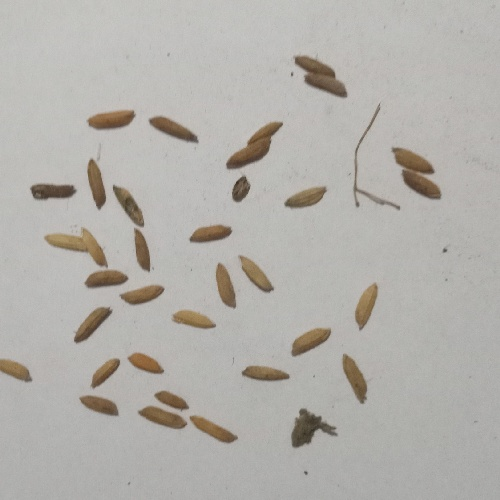
#> input picture images/compressed/bad_70%_1/1.jpg, 500 x 500 px, found by its file name
$ jupyter execute --allow-errors data_analysis.ipynb
#> lines starting #> are read from the running program, lines starting #| are printed output that depends on the picture; after the words box and inside, x2 and y2 are one past the last pixel; in counts of white or black regions, pixels touching at a corner belong together
### Importing the Libraries

[cell 1]
import cv2
import numpy as np
import matplotlib.pyplot as plt
import pandas as pd

### Function to calculate the number of bad grains

[cell 2]
def count_bad_grains(img, th):

    # Bluring the image
    img = cv2.medianBlur(img,5)

    # Setting threshold value
    ret,thresh = cv2.threshold(img,th,255,cv2.THRESH_BINARY)

    # Finding Contours of the threshold image
    cnts = cv2.findContours(thresh, cv2.RETR_LIST, cv2.CHAIN_APPROX_SIMPLE)[-2]

    # set range between 15 to 25
    s1 = 15
    s2 = 25
    xcnts = []
    for cnt in cnts:
        # if the value lies between s1 and s2
        if s1 < cv2.contourArea(cnt) < s2:
            xcnts.append(cnt)

    return thresh, len(xcnts)

### Function to calculate the total number of grains

[cell 3]
def count_total_grains(I):
    h,w = I.shape[:2]
    diff = (2,2,2)
    mask = np.zeros((h+2,w+2),np.uint8)
    cv2.floodFill(I,mask,(0,0), (255,255,255),diff,diff)


    T,I = cv2.threshold(I,160,255,cv2.THRESH_BINARY)
    I = cv2.medianBlur(I, 5)

    totalrice = 0
    oldlinecount = 0
    for y in range(0, h):
        oldc = 0
        linecount = 0
        start = 0
        for x in range(0, w):
            c = I[y,x] < 128;
            if c == 1 and oldc == 0:
                start = x
            if c == 0 and oldc == 1 and (x - start) > 10:
                linecount += 1
            oldc = c
        if oldlinecount != linecount:
            if linecount < oldlinecount:
                totalrice += oldlinecount - linecount
            oldlinecount = linecount

    return I, totalrice

### Analysis

[cell 4]
fig = plt.figure()
fig.set_figheight(15)
fig.set_figwidth(15)

img = cv2.imread('images/good_grain/1.jpg', 0)
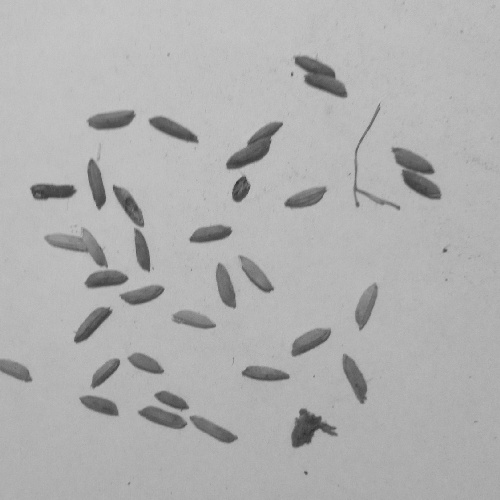
#> img: shape (500, 500); min 45, max 200, mean 175.9

fig.add_subplot(1,3,1)
plt.imshow(img, cmap='gray')
plt.xlabel('good')

T_img, count = count_bad_grains(img, 78)
#> in count_bad_grains, `ret,thresh = cv2.threshold(img,th,255,cv2.THRESH_BINARY)`:
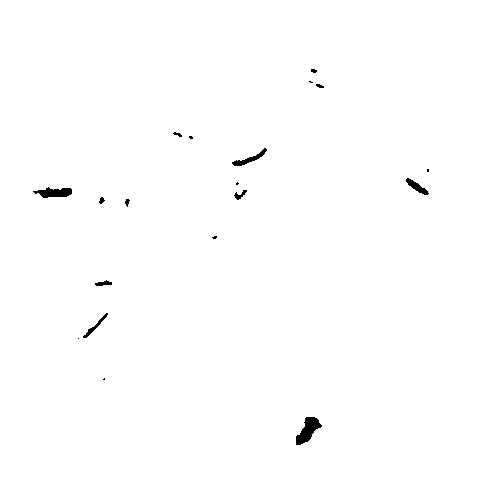
#> thresh: shape (500, 500); 99.5% white; 19 black regions (8 under 20 px)
#> in count_bad_grains, `ret,thresh = cv2.threshold(img,th,255,cv2.THRESH_BINARY)`: ret = 78
#> in count_bad_grains, `cnts = cv2.findContours(thresh, cv2.RETR_LIST, cv2.CHAIN_APPROX_SIMPLE..`: cnts = 20 contours, 7 with area under 20; largest, box (x1, y1, x2, y2) and area: (0, 0, 500, 500) 249001, (295, 416, 323, 446) 412, (32, 186, 73, 199) 314, (231, 147, 268, 167) 208, (405, 177, 430, 196) 172
#> the loop in count_bad_grains, `for cnt in cnts:` made 20 passes
#> cnt on passes 3, 20: [[77, 338], [78, 337], [79, 338], [78, 339]], [[0, 0], [0, 499], [499, 499], [499, 0]]
#> after the loop in count_bad_grains, `for cnt in cnts:`: xcnts = 1 contour, all with area under 20
#> count = 1
T_img2, total = count_total_grains(img)
#> in count_total_grains, `cv2.floodFill(I,mask,(0,0), (255,255,255),diff,diff)`:
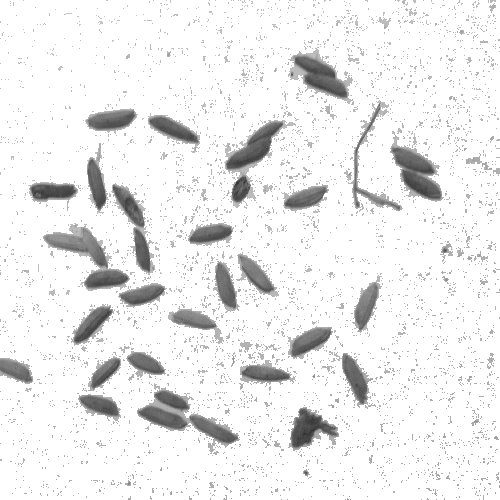
#> I: shape (500, 500); min 45, max 255, mean 236.6
#> in count_total_grains, `T,I = cv2.threshold(I,160,255,cv2.THRESH_BINARY)`:
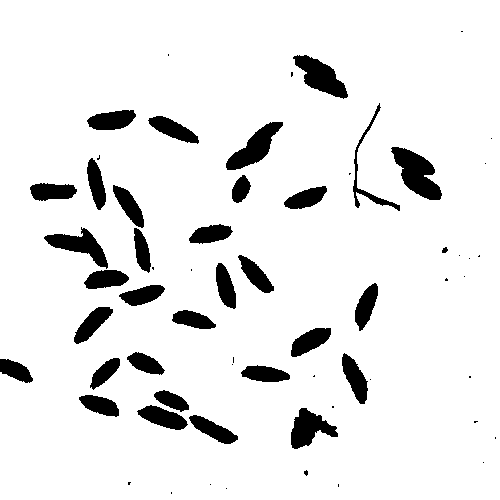
#> I: shape (500, 500); 91.3% white; 62 black regions (29 under 20 px), largest, box (x1, y1, x2, y2) and area: (391, 147, 442, 200) 1428, (293, 55, 348, 99) 1178, (226, 122, 283, 170) 1148
#> in count_total_grains, `I = cv2.medianBlur(I, 5)`:
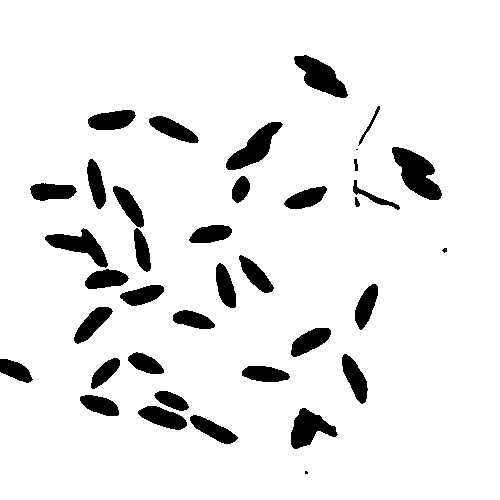
#> I: shape (500, 500); 91.5% white; 38 black regions (3 under 20 px), largest, box (x1, y1, x2, y2) and area: (392, 147, 442, 200) 1425, (294, 55, 348, 98) 1169, (226, 122, 283, 170) 1141
#> after the loop in count_total_grains, `for y in range(0, h):`: oldlinecount = 0; totalrice = 33
#> total = 33

fig.add_subplot(1,3,2)
plt.imshow(T_img, cmap='gray')
plt.xlabel('to calculate bad grains')

fig.add_subplot(1,3,3)
plt.imshow(T_img2, cmap='gray')
plt.xlabel('to calculate total grains')
plt.show()

print("bad grains =", count)
#| bad grains = 1
print("total grains =", total)
#| total grains = 33

# ---------------------------------------------------------------------

fig = plt.figure()
fig.set_figheight(15)
fig.set_figwidth(15)

img = cv2.imread('images/bad_grain/1.jpg', 0)

fig.add_subplot(1,3,1)
plt.imshow(img, cmap='gray')
plt.xlabel('bad')

T_img, count = count_bad_grains(img, 78)
#> the loop in count_bad_grains (call 2), `for cnt in cnts:` made 20 passes
T_img2, total = count_total_grains(img)

fig.add_subplot(1,3,2)
plt.imshow(T_img, cmap='gray')
plt.xlabel('to calculate bad grains')

fig.add_subplot(1,3,3)
plt.imshow(T_img2, cmap='gray')
plt.xlabel('to calculate total grains')
plt.show()

print("bad grains =", count)
#| bad grains = 1
print("total grains =", total)
#| total grains = 33

## Automation

[cell 5]
base = 'images/good_grain/'
base2 = 'images/bad_grain/'

tot = []
bad = []
ratio = []


print('working on good_grains...')
#> (the rest of this cell did not finish here and is left out)

    T_img2, total = count_total_grains(img)
